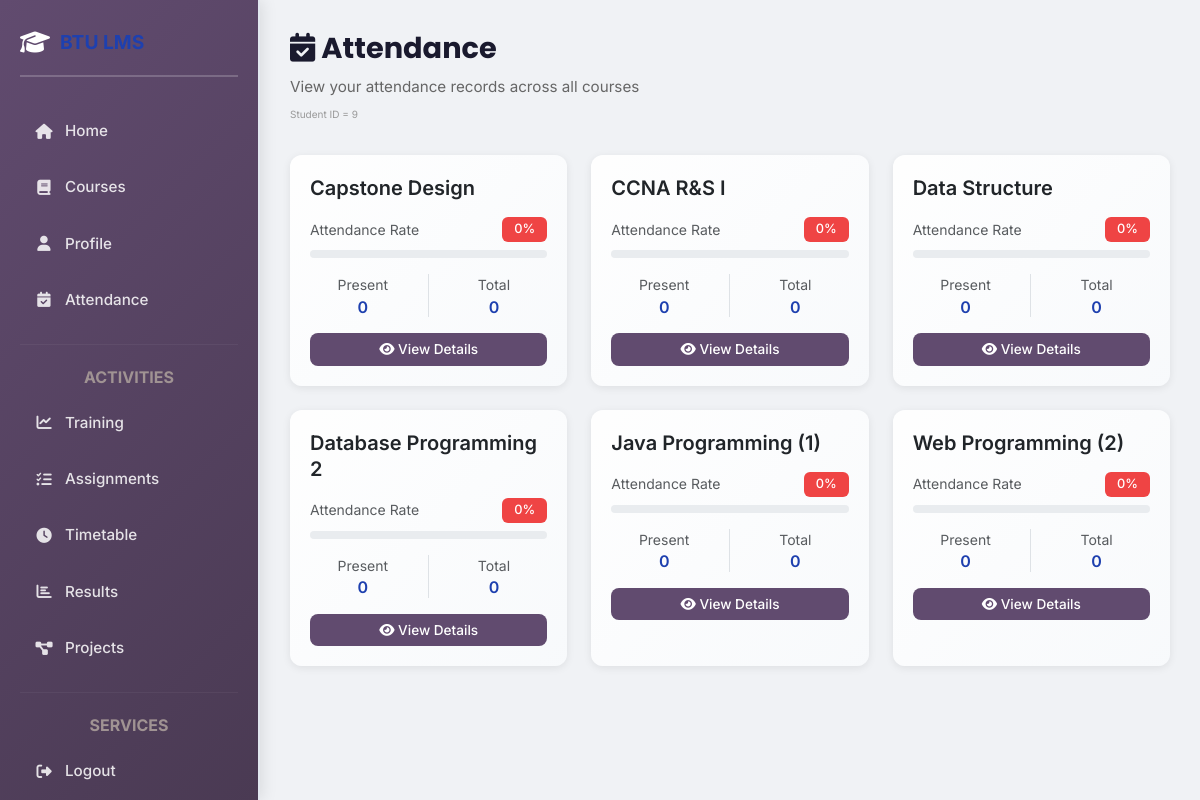
The page /student/attendance.php (signed in) on the database its author committed.
### tables this page shows
CREATE TABLE `courses` (
  `id` int(11) NOT NULL,
  `course_name` varchar(100) DEFAULT NULL,
  `doctor_id` int(11) DEFAULT NULL
);

### student/attendance.php (the view, shortened to what this page needs)
<?php
require_once("../config/db.php");
include 'layout.php';
$student_id = (int) $_SESSION['user_id'] ?? 0;
$query = "
    SELECT
        courses.id,
        courses.course_name,
        (SELECT COUNT(*) FROM attendance WHERE attendance.student_id = $student_id AND attendance.course_id = courses.id AND attendance.status = 'present') as present,
        (SELECT COUNT(*) FROM attendance WHERE attendance.student_id = $student_id AND attendance.course_id = courses.id) as total
    FROM courses
    WHERE courses.id IN (SELECT course_id FROM enrollments WHERE student_id = $student_id)
    ORDER BY courses.course_name ASC
";
$courses = $conn->query($query);
?>
<div class="page-header">
    <h2><i class="fas fa-calendar-check"></i> Attendance</h2>
    <p>View your attendance records across all courses</p>
    <small style="color: #999; font-size: 10px;"> Student ID = <?= $student_id ?></small>
</div>
<div class="row">
    <?php
    if ($courses && $courses->num_rows > 0):
        while ($course = $courses->fetch_assoc()):
            $total = $course['total'] ?? 0;
            $present = $course['present'] ?? 0;
            $percentage = $total > 0 ? round(($present / $total) * 100) : 0;
            $status_class = $percentage >= 75 ? 'success' :
                           ($percentage >= 50 ? 'warning' : 'danger');
    ?>
    <div class="col-md-4 mb-4">
        <div class="card h-100">
            <div class="card-body">
                <h5 class="card-title mb-3"><?= htmlspecialchars($course['course_name'] ?? 'N/A') ?></h5>
                <div class="mb-3">
                    <div class="d-flex justify-content-between align-items-center mb-2">
                        <small class="text-muted">Attendance Rate</small>
                        <span class="badge badge-<?= $status_class ?>"><?= $percentage ?>%</span>
                    </div>
                    <div class="progress">
                    </div>
                </div>
                <div class="row text-center mb-3">
                    <div class="col-6 border-end">
                        <small class="text-muted d-block">Present</small>
                        <h6 class="mb-0"><?= $present ?></h6>
                    </div>
                    <div class="col-6">
                        <small class="text-muted d-block">Total</small>
                        <h6 class="mb-0"><?= $total ?></h6>
                    </div>
                </div>
                <a href="course_attendance.php?course_id=<?= (int) $course['id'] ?>"
                   class="btn btn-dark btn-sm w-100">
                   <i class="fas fa-eye"></i> View Details
                </a>
            </div>
        </div>
    </div>
    <?php
        endwhile;
    endif; ?>
</div>
</div>
</body>
</html>

### assets/css/site.css (style rules this page uses)
:root { --primary: #1e40af; --primary-hover: #1d4ed8; --secondary: #f59e0b; --success: #10b981; --danger: #ef4444; --warning: #f59e0b; --info: #06b6d4; --light: #f8fafc; --dark: #1e293b; --border: #e2e8f0; --shadow: 0 4px 6px -1px rgba(0, 0, 0, 0.1), 0 2px 4px -1px rgba(0, 0, 0, 0.06); --shadow-lg: 0 10px 15px -3px rgba(0, 0, 0, 0.1), 0 4px 6px -2px rgba(0, 0, 0, 0.05); }
body { background: url('../images/background.jpg') no-repeat center center fixed; background-size: contain; font-family: 'Inter', sans-serif; color: var(--dark); min-height: 100vh; line-height: 1.6; }
.card { background: linear-gradient(135deg, rgba(255, 255, 255, 0.95) 0%, rgba(248, 250, 252, 0.95) 100%); border: 1px solid var(--border); border-radius: 12px; box-shadow: var(--shadow); transition: all 0.3s cubic-bezier(0.4, 0, 0.2, 1); overflow: hidden; }
.card-body { padding: 20px; }
.btn { border-radius: 8px; font-weight: 500; padding: 8px 16px; transition: all 0.2s ease; border: none; cursor: pointer; }
h1, h2, h3, h4, h5, h6 { color: var(--primary); font-weight: 600; line-height: 1.3; }
h2 { font-size: 2rem; }
a { color: var(--primary); text-decoration: none; transition: color 0.2s ease; }
.badge { border-radius: 20px; font-weight: 500; padding: 4px 12px; }
.badge-danger { background: var(--danger); }
* { transition: all 0.3s cubic-bezier(0.4, 0, 0.2, 1); }

### student/layout.php (style rules this page uses)
* { font-family: 'Inter', sans-serif; }
html, body { height: 100%; background: #f0f2f5; }
body { display: flex; overflow-x: hidden; }
.page-header { margin-bottom: 30px; }
.page-header h2 { font-family: 'Poppins', sans-serif; font-weight: 700; color: #1a1a2e; margin-bottom: 8px; font-size: 1.8rem; }
.page-header p { color: #666; font-size: 0.95rem; margin: 0; }
.card { border: none; border-radius: 12px; box-shadow: 0 2px 8px rgba(0, 0, 0, 0.08); transition: all 0.3s ease; overflow: hidden; }
.card-body { padding: 20px; }
.btn { padding: 10px 20px; border-radius: 8px; font-weight: 500; transition: all 0.3s ease; font-size: 0.9rem; border: none; }
.btn-dark { background: #614b6f; color: white; }
.btn-sm { padding: 6px 12px; font-size: 0.85rem; }
.badge { padding: 6px 12px; border-radius: 6px; font-weight: 500; font-size: 0.8rem; }
.badge-danger { background: #ef4444; color: white; }
.progress { height: 8px; border-radius: 10px; background: #e9ecef; }

### rows shown on the page
courses: course_name "Capstone Design", percentage "0", present "0", total "0"
courses: course_name "CCNA R&S I", percentage "0", present "0", total "0"
courses: course_name "Data Structure", percentage "0", present "0", total "0"
courses: course_name "Database Programming 2", percentage "0", present "0", total "0"
courses: course_name "Java Programming (1)", percentage "0", present "0", total "0"
courses: course_name "Web Programming (2)", percentage "0", present "0", total "0"

### other values the page prints
$student_id "9"
